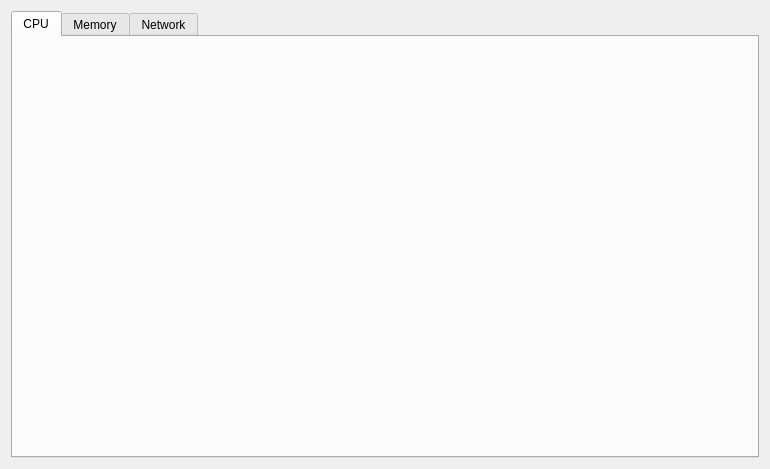
<?xml version="1.0" encoding="UTF-8"?>
<ui version="4.0">
 <class>resourceForm</class>
 <widget class="QWidget" name="resourceForm">
  <property name="geometry">
   <rect>
    <x>0</x>
    <y>0</y>
    <width>770</width>
    <height>469</height>
   </rect>
  </property>
  <property name="windowTitle">
   <string>Form</string>
  </property>
  <layout class="QVBoxLayout" name="verticalLayout">
   <item>
    <widget class="QTabWidget" name="tabWidget">
     <property name="tabShape">
      <enum>QTabWidget::Rounded</enum>
     </property>
     <property name="currentIndex">
      <number>0</number>
     </property>
     <property name="movable">
      <bool>true</bool>
     </property>
     <property name="tabBarAutoHide">
      <bool>true</bool>
     </property>
     <widget class="QWidget" name="tab_cpu">
      <attribute name="title">
       <string>CPU</string>
      </attribute>
      <layout class="QVBoxLayout" name="verticalLayout_2">
       <property name="spacing">
        <number>0</number>
       </property>
       <property name="leftMargin">
        <number>0</number>
       </property>
       <property name="topMargin">
        <number>0</number>
       </property>
       <property name="rightMargin">
        <number>0</number>
       </property>
       <property name="bottomMargin">
        <number>0</number>
       </property>
       <item>
        <layout class="QVBoxLayout" name="cpu_layout"/>
       </item>
      </layout>
     </widget>
     <widget class="QWidget" name="tab_mem">
      <attribute name="title">
       <string>Memory</string>
      </attribute>
      <layout class="QVBoxLayout" name="verticalLayout_3">
       <property name="spacing">
        <number>0</number>
       </property>
       <property name="leftMargin">
        <number>0</number>
       </property>
       <property name="topMargin">
        <number>0</number>
       </property>
       <property name="rightMargin">
        <number>0</number>
       </property>
       <property name="bottomMargin">
        <number>0</number>
       </property>
       <item>
        <layout class="QVBoxLayout" name="mem_layout"/>
       </item>
      </layout>
     </widget>
     <widget class="QWidget" name="tab_net">
      <attribute name="title">
       <string>Network</string>
      </attribute>
      <layout class="QVBoxLayout" name="verticalLayout_4">
       <property name="spacing">
        <number>0</number>
       </property>
       <property name="leftMargin">
        <number>0</number>
       </property>
       <property name="topMargin">
        <number>0</number>
       </property>
       <property name="rightMargin">
        <number>0</number>
       </property>
       <property name="bottomMargin">
        <number>0</number>
       </property>
       <item>
        <layout class="QVBoxLayout" name="network_layout"/>
       </item>
      </layout>
     </widget>
    </widget>
   </item>
  </layout>
 </widget>
 <resources/>
 <connections>
  <connection>
   <sender>tabWidget</sender>
   <signal>tabBarClicked(int)</signal>
   <receiver>resourceForm</receiver>
   <slot>topBarChanged(int)</slot>
   <hints>
    <hint type="sourcelabel">
     <x>32</x>
     <y>23</y>
    </hint>
    <hint type="destinationlabel">
     <x>198</x>
     <y>-27</y>
    </hint>
   </hints>
  </connection>
 </connections>
 <slots>
  <slot>topBarChanged(int)</slot>
 </slots>
</ui>
